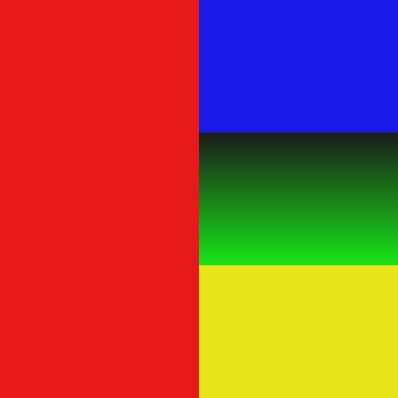
%> input picture strip_gt.png, 398 x 398 px, shrunk from 600 x 600 before the run; the run also reads 1 picture not shown here
$ octave test_hq_sp.m   (GNU Octave 9; MATLAB toolbox functions it lacks are replaced by stand-ins)
%> lines starting %> are read from the running program, lines starting %| are printed output that depends on the picture; in (x1, y1, x2, y2) boxes, pixels count from 0 and x2, y2 are one past the last pixel; in counts of white or black regions, pixels touching at a corner belong together; the program's own positions count from 1
clc
clear
close all

% load image
I0       = im2double(imread('./strip_gt.png'));
I        = im2double(imread('./strip_noise.png'));
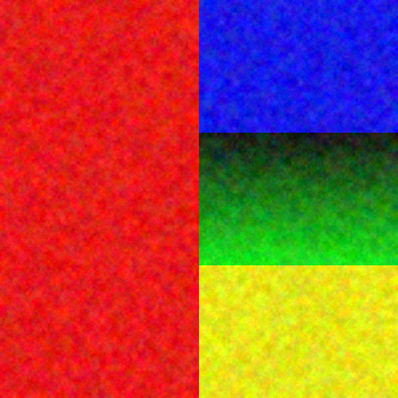
%> I: size 398x398x3 double; mean R, G, B 0.634, 0.301, 0.233

[N,M,D]  = size(I);
%> N = 398; M = 398; D = 3
sizeI2D  = [N,M];
%> sizeI2D = [398 398]

Dx       = [1, -1]/2;
Dy       = Dx';
otfDx    = psf2otf(Dx, sizeI2D);
otfDy    = psf2otf(Dy, sizeI2D);

fxx      = [1, -2, 1]/4;
fyy      = fxx';
fuu      = [1 0  0;  0 -2 0;  0 0 1]/4;
fvv      = [0 0  1;  0 -2 0;  1 0 0]/4;
otfFxx   = psf2otf(fxx, sizeI2D);
otfFyy   = psf2otf(fyy, sizeI2D);
otfFuu   = psf2otf(fuu, sizeI2D);
otfFvv   = psf2otf(fvv, sizeI2D);

Denormin1 = abs(otfDx).^2 + abs(otfDy).^2;
Denormin2 = abs(otfFxx).^2 + abs(otfFyy).^2+abs(otfFuu).^2 + abs(otfFvv).^2;
if D>1
    Denormin1 = repmat(Denormin1,[1,1,D]);
    Denormin2 = repmat(Denormin2,[1,1,D]);
end

S           = I;
iter        = 1;
errs        = [];
alpha       = 0.1;
beta        = 0.02;
kappa       = 1.2;
tau         = 0.95;
iter_max    = 1000;
lambda_max  = 1e8;
lambda      = 10*beta;
Normin0     = fft2(S);
while (lambda <= lambda_max) && (iter <= iter_max)

    Denormin  = 1.0 + alpha*Denormin1 + lambda*Denormin2;

    % first-order gradients
    gx = imfilter(S, Dx, 'circular');
    gy = imfilter(S, Dy, 'circular');

    % second-order gradients
    gxx = imfilter(S, fxx, 'circular');
    gyy = imfilter(S, fyy, 'circular');
    guu = imfilter(S, fuu, 'circular');
    gvv = imfilter(S, fvv, 'circular');

    if D==1
        t = (gxx.^2+gyy.^2+guu.^2+gvv.^2)<beta/lambda;
    else
        t = sum((gxx.^2+gyy.^2+guu.^2+gvv.^2),3)<beta/lambda;
        t = repmat(t,[1,1,D]);
    end
    gxx(t)=0; gyy(t)=0; guu(t)=0; gvv(t)=0;


    Normin_x = circshift(imfilter(gx, Dx(end:-1:1), 'circular'),[0, 1]);
    Normin_y = circshift(imfilter(gy, Dy(end:-1:1), 'circular'),[1, 0]);
    Normin1 = Normin_x+Normin_y;

    Normin_xx = imfilter(gxx, fxx(end:-1:1,end:-1:1), 'circular');
    Normin_yy = imfilter(gyy, fyy(end:-1:1,end:-1:1), 'circular');
    Normin_uu = imfilter(guu, fuu(end:-1:1,end:-1:1), 'circular');
    Normin_vv = imfilter(gvv, fvv(end:-1:1,end:-1:1), 'circular');

    Normin2 = Normin_xx+Normin_yy+Normin_uu+Normin_vv;
    FS = (Normin0 + alpha*fft2(Normin1) + lambda*fft2(Normin2))./Denormin;
    S  = real(ifft2(FS));

    err_vec = (S-I0).^2;
    errs(iter)= mse(err_vec(:));

    alpha  = tau*alpha;
    lambda = kappa*lambda;
    iter = iter+1;
    fprintf('.');
end
%> this loop made 110 passes
%> pass 1, `gx = imfilter(S, Dx, 'circular');`:
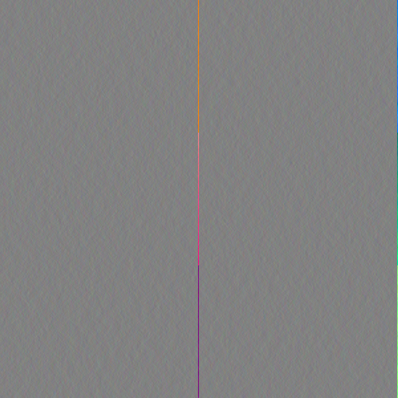
%> gx: size 398x398x3 double; mean R, G, B -2.45e-21, 3.15e-21, 3.46e-21; drawn with min black and max white
%> pass 1, `gyy = imfilter(S, fyy, 'circular');`:
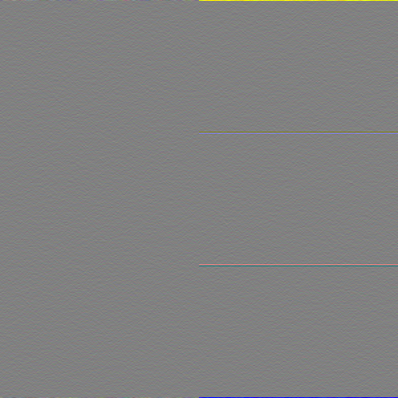
%> gyy: size 398x398x3 double; mean R, G, B -4.46e-18, 1.89e-18, 7.05e-19; drawn with min black and max white
%> after the loop:
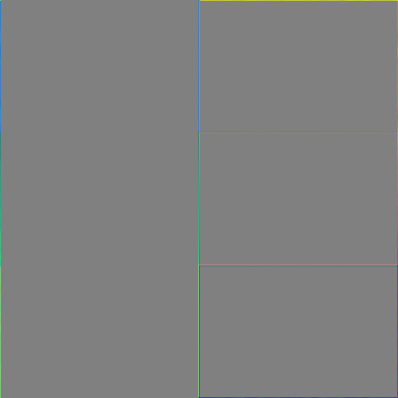
%> guu: size 398x398x3 double; mean R, G, B 4.26e-08, -1.91e-07, -1.55e-07; drawn with min black and max white
%> after the loop:
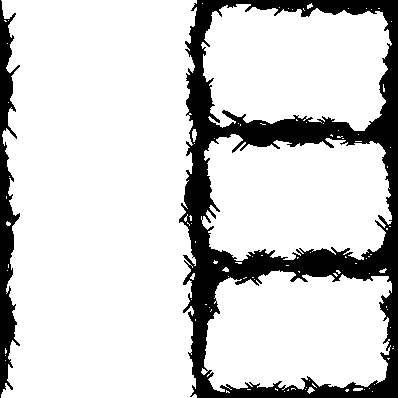
%> t: size 398x398x3 logical; 82.1% white; 2 black regions, box (x1, y1, x2, y2) and area: (179, 0, 398, 398) 24353, (0, 0, 20, 398) 4032
%> after the loop, alpha = 0.000354; errs = 110 values, max 7.81e-06 at index 1, min 3.14e-07 at index 71, mean 1.82e-06; iter = 111; lambda = 102557413.9
fprintf('\n');

%%
psnr_sp = psnr(I0(13:end-12,13:end-13,:),min(1,max(0,S(13:end-12,13:end-13,:))))
%> psnr_sp = 38.68
figure,imshow([I S]),title(['semi-sparsity smoothing results (psnr: ', num2str(psnr_sp) ')'])
%> after `imshow([I S])`:
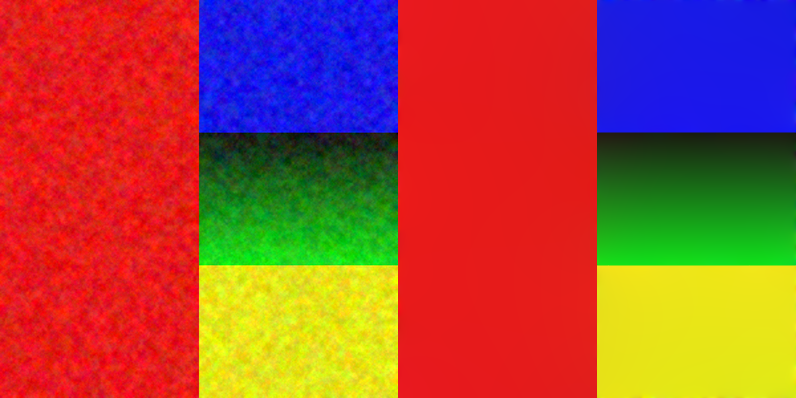
%> displayed picture: size 398x796x3, on the screen's scale of 0 to 255; mean R, G, B 161.7, 76.7, 59.5
%% figure,plot(errs)
h = figure;
plot(errs,'LineWidth',1.5);
xlabel('Iteration');
ylabel('MSE');
title('Convergence Curve (MSE vs Iteration)');
grid on;
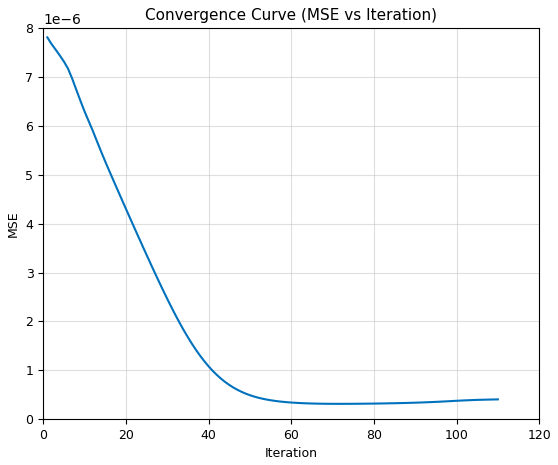
%> figure redrawn from the program's plot data; curve peaks at x = 1, y = 7.81e-06

exportgraphics(h,'./output(demo_implementation)/strip_semi_sparsity_err_plot.png','Resolution',300);
imwrite(I0, './output(demo_implementation)/strip_semi_sparsity_gt.png')
imwrite(I, './output(demo_implementation)/strip_semi_sparsity_noise.png')
imwrite(S, './output(demo_implementation)/strip_semi_sparsity_res.png')
